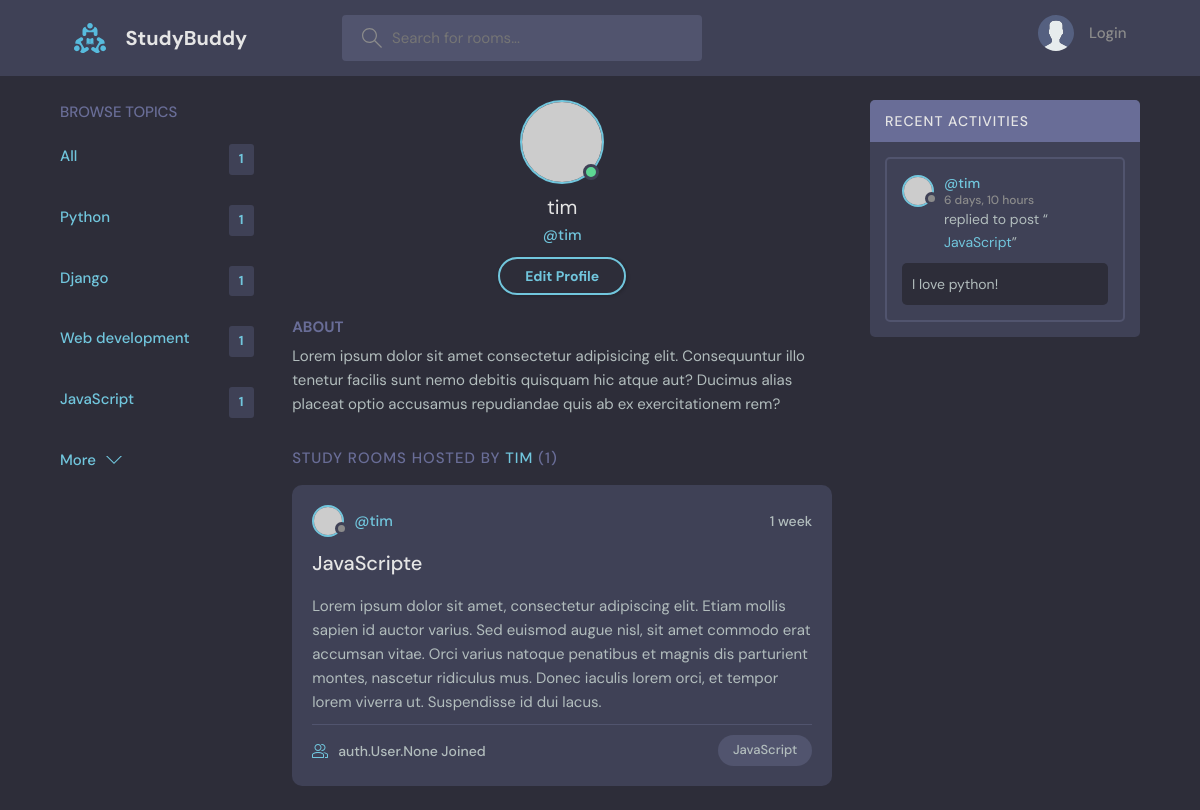
The app's page /profile/2/ with its own data.
### base/models.py (models this page shows, shortened)
class Topic(models.Model):
    name = models.CharField(max_length=200)
    def __str__(self):
        return self.name

class Room(models.Model):
    host = models.ForeignKey(User, on_delete=models.SET_NULL, null=True)
    topic = models.ForeignKey(Topic, on_delete=models.SET_NULL, null=True)
    name = models.CharField(max_length=200)
    description = models.TextField(null=True, blank=True)
    participants = models.ManyToManyField(User, related_name='participants', blank=True)
    updated = models.DateTimeField(auto_now=True)
    created = models.DateTimeField(auto_now_add=True)
    class Meta:
        ordering = ['-updated', '-created']

class Message(models.Model):
    user = models.ForeignKey(User, on_delete=models.CASCADE)
    room = models.ForeignKey(Room, on_delete=models.CASCADE)
    body = models.TextField()
    updated = models.DateTimeField(auto_now=True)
    created = models.DateTimeField(auto_now_add=True)
    class Meta:
        ordering = ['-updated', '-created']
    def __str__(self):
        if len(self.body) > 50:
            return self.body[0:50] + '...'
        else:
            return self.body[0:50]

### base/views.py (the view)
# urls.py: path('profile/<int:pk>/', views.userProfile, name='user-profile'),
def userProfile(request, pk):
    user = get_object_or_404(User, id=pk)
    room_messages = user.message_set.all()
    rooms = user.room_set.all()
    topics = Topic.objects.all()
    room_count = rooms.count()
    context = {
        'user': user,
        'rooms': rooms,
        'room_messages': room_messages,
        'topics': topics,
        'room_count':room_count
    }
    return render(request, 'base/profile.html', context)

### base/templates/base/profile.html
{% extends 'main.html' %}
  {% block content %}
  <main class="profile-page layout layout--3">
    <div class="container">
        {% include 'base/topics_component.html' %}
      <div class="roomList">
        <div class="profile">
          <div class="profile__avatar">
            <div class="avatar avatar--large active">
              <img src="https://randomuser.me/api/portraits/men/11.jpg" />
            </div>
          </div>
          <div class="profile__info">
            <h3>{{ user.username }}</h3>
            <p>@{{ user.username }}</p>
            <a href="edit-user.html" class="btn btn--main btn--pill">Edit Profile</a>
          </div>
          <div class="profile__about">
            <h3>About</h3>
            <p>
              Lorem ipsum dolor sit amet consectetur adipisicing elit. Consequuntur illo tenetur
              facilis sunt nemo debitis quisquam hic atque aut? Ducimus alias placeat optio
              accusamus repudiandae quis ab ex exercitationem rem?
            </p>
          </div>
        </div>
        <div class="roomList__header">
          <div>
            <h2>Study Rooms Hosted by <a href="">{{ user.username }}</a> ({{ room_count }})
            </h2>
          </div>
        </div>
        {% include 'base/feed_component.html' %}
      </div>
        {% include 'base/activity_component.html' %}
    </div>
  </main>
{% endblock %}

### base/templates/base/topics_component.html
<div class="topics">
            <div class="topics__header">
                <h2>Browse Topics</h2>
            </div>
            <ul class="topics__list">
                <li>
                    <a href="{% url 'home' %}" class="active">All <span>{{ room_count }}</span></a>
                </li>
                {% for topic in topics %}
                    <li>
                        <a href="{% url 'home' %}?q={{ topic.name }}" class="active">{{ topic.name }}
                            <span>{{ room_count }}</span></a>
                    </li>
                {% endfor %}
            </ul>
            <a class="btn btn--link" href="topics.html">
                More
                <svg version="1.1" xmlns="http://www.w3.org/2000/svg" width="32" height="32" viewBox="0 0 32 32">
                    <title>chevron-down</title>
                    <path d="M16 21l-13-13h-3l16 16 16-16h-3l-13 13z"></path>
                </svg>
            </a>
        </div>

### base/templates/base/feed_component.html (shortened to what this page needs)
  {% for room in rooms %}
<div class="roomListRoom">
            <div class="roomListRoom__header">
              <a href="{% url 'user-profile' room.host.id %}" class="roomListRoom__author">
                <div class="avatar avatar--small">
                  <img src="https://randomuser.me/api/portraits/women/11.jpg" />
                </div>
                <span>@{{ room.host.username}}</span>
              </a>
              <div class="roomListRoom__actions">
                <span>{{ room.created|timesince }}</span>
              </div>
            </div>
            <div class="roomListRoom__content">
              <a href="{% url 'room' room.id %}">{{ room.name}}e</a>
              <p>
                  {{ room.description }}
              </p>
            </div>
            <div class="roomListRoom__meta">
              <a href="room.html" class="roomListRoom__joined">
                  {{ room.participants}} Joined
              </a>
              <p class="roomListRoom__topic">{{ room.topic }}</p>
            </div>
          </div>
  {% endfor %}

### base/templates/base/activity_component.html (shortened to what this page needs)
<div class="activities">
            <div class="activities__header">
                <h2>Recent Activities</h2>
            </div>
            {% for message in room_messages %}
                <div class="activities__box">
                    <div class="activities__boxHeader roomListRoom__header">
                        <a href="{% url 'user-profile' message.user.id %}" class="roomListRoom__author">
                            <div class="avatar avatar--small">
                                <img src="https://randomuser.me/api/portraits/women/11.jpg"/>
                            </div>
                            <p>
                                @{{ message.user.username }}
                                <span>{{ message.created|timesince}}</span>
                            </p>
                        </a>
                    </div>
                    <div class="activities__boxContent">
                        <p>replied to post “<a href="room.html">{{ message.room.name }}</a>”</p>
                        <div class="activities__boxRoomContent">
                            {{ message }}
                        </div>
                    </div>
                </div>
            {% endfor %}
        </div>

### records on screen
Topic: name "Python", id "1"
Topic: name "Django", room_count "1"
Topic: name "Web development", room_count "1"
Topic: name "JavaScript", room_count "1"
Room: host.username "tim", created "1 week", name "JavaScript", description "Lorem ipsum dolor sit amet, consectetur adipiscing elit. Etiam mollis sapien id auctor varius. Sed euismod augue nisl, sit amet commodo erat accumsan vitae. Orci varius natoque penatibus et magnis dis parturient montes, nascetur ridiculus mus. Donec iaculis lorem orci, et tempor lorem viverra ut. Suspendisse id dui lacus.", participants "auth.User.None", topic "JavaScript"
Message: user.username "tim", created "6 days, 10 hours", room.name "JavaScript", body "I love python!"

### other values on screen
{{ room_count }} "1"
{{ user.username }} "tim"
{{ user.username }} "TIM"
